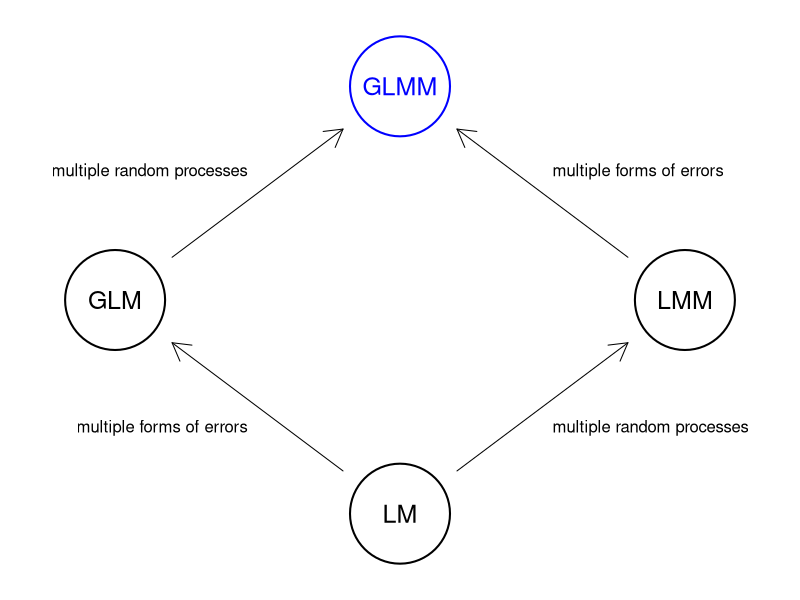
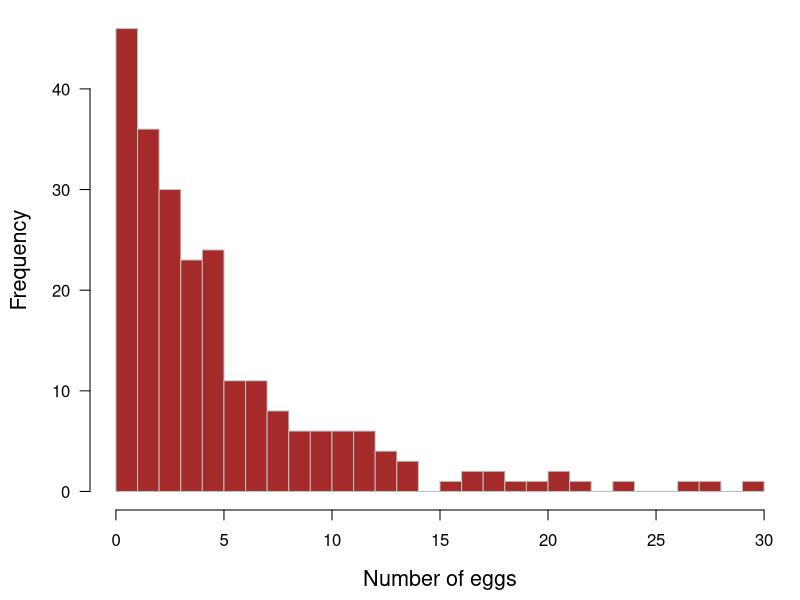
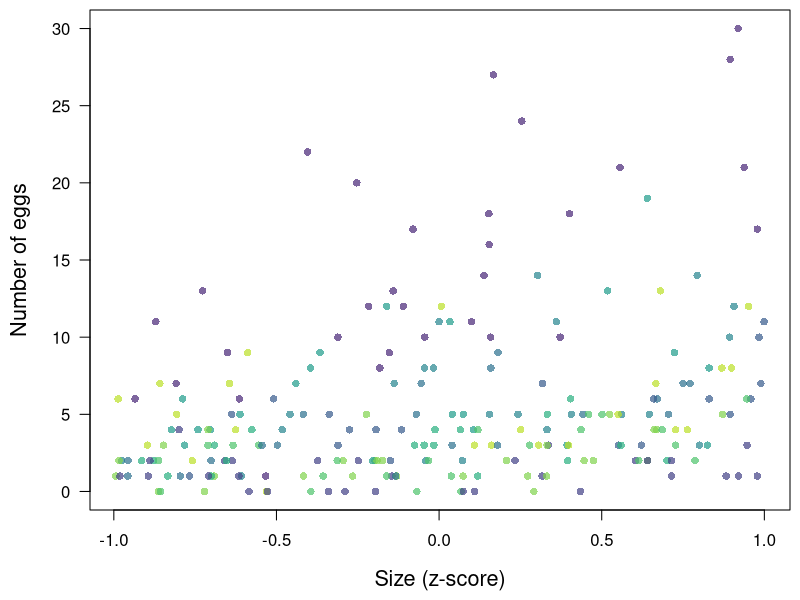
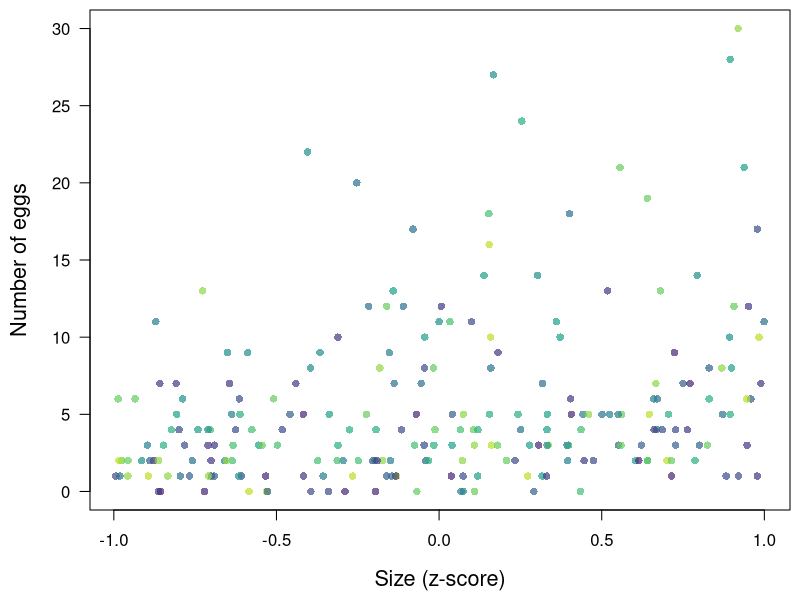

R code for these plots, in order:
## ---- chunk 1
knitr::opts_chunk$set(echo = FALSE, message = FALSE, warning = FALSE)
## ---- chunk 2
par(mai = rep(0, 4), omi = rep(0, 4), bg = NA)

## order: GLM, LM, GLMM, LMM
xx <- c(1, 2, 2, 3) * 10
yy <- c(2, 1, 3, 2) * 10

plot(c(7, 33), c(7, 33), type = "n", xlim = c(7, 33), ylim = c(7, 33),
     xaxt = "n", yaxt = "n", xlab = "", ylab = "",
     bty = "n")
symbols(xx, yy, circle = rep(2, 4), inches = 0.5, add = TRUE,
        lwd = 2, fg = c("black", "black", "blue", "black"), bg = "white")
text(xx, yy, c("GLM", "LM", "GLMM", "LMM"), cex = 1.5,
     col = c("black", "black", "blue", "black"))
## from LM to GLM
arrows(xx[2]-2, yy[2]+2, xx[1]+2, yy[1]-2, length = 0.2)
text(15, 14, "multiple forms of errors", pos = 2)
## from LM to LMM
arrows(xx[2]+2, yy[2]+2, xx[4]-2, yy[4]-2, length = 0.2)
text(25, 14, "multiple random processes", pos = 4)
## from GLM to GLMM
arrows(xx[1]+2, yy[1]+2, xx[3]-2, yy[3]-2, length = 0.2)
text(15, 26, "multiple random processes", pos = 2)
## from LMM to GLMM
arrows(xx[4]-2, yy[4]+2, xx[3]+2, yy[3]-2, length = 0.2)
text(25, 26, "multiple forms of errors", pos = 4)
## ---- chunk 3
## code adapted from Sarah Converse (2019)
set.seed(514)
## sample and group sizes
nn <- 234
n_loc <- 10
n_yrs <- 13
## grand mean
mu <- 1
## slope
beta <- 0.5
## random effects
re_loc <- rnorm(n_loc, 0, 0.5)
re_year <- rnorm(n_yrs, 0, 0.25)
## covariates
loc <- sample(seq(n_loc), nn, replace = TRUE)
year <- sample(seq(n_yrs), nn, replace = TRUE)
size <- runif(nn, -1, 1)

## mean number of eggs 
mean <- exp(mu + re_loc[loc] + re_year[year] + beta * size)
## number of eggs
eggs <- rpois(nn, mean)
## data frame
df_eggs <- data.frame(cbind(eggs, size, loc, year))

## plot area
par(mai = c(0.9, 0.9, 0.1, 0.1),
    omi = c(0, 0, 0, 0), bg = NA,
    cex.main = 1.3, cex.lab = 1.3)
## histogram of eggs
hist(eggs, breaks = seq(0, max(eggs)), las = 1, col = "brown", border = "gray",
     main = "", xlab = "Number of eggs")
## ---- chunk 4
clrs <- viridis::viridis(n = n_loc, alpha = 0.7, 
                         begin = 0.1, end = 0.9)

par(mai = c(0.9, 0.9, 0.1, 0.1),
    omi = c(0, 0, 0, 0), bg = NA,
    cex.main = 1.3, cex.lab = 1.3)

plot(size, eggs, data = df_eggs,
     las = 1, pch = 16, col = clrs[loc],
     xlab = "Size (z-score)",
     ylab = "Number of eggs")
## ---- chunk 5
clrs <- viridis::viridis(n = n_yrs, alpha = 0.7, 
                         begin = 0.1, end = 0.9)

par(mai = c(0.9, 0.9, 0.1, 0.1),
    omi = c(0, 0, 0, 0), bg = NA,
    cex.main = 1.3, cex.lab = 1.3)

plot(size, eggs, data = df_eggs,
     las = 1, pch = 16, col = clrs[year],
     xlab = "Size (z-score)",
     ylab = "Number of eggs")
## ---- chunk 6
## fit model via penalized quasi-likelihood
fit_pql <- MASS::glmmPQL(eggs ~ size, random = ~ 1|loc,  
                         family = poisson,
                         data = df_eggs)
## ---- chunk 7
## load {lme4}
library(lme4)

## set control parameters for model fitting
cntrl <- glmerControl(optimizer = "bobyqa", tol = 1e-4, optCtrl = list(maxfun = 100000))

## fit model via Laplace approximation
fit_lap <- glmer(eggs ~ size + (1|loc), 
                 family = poisson,
                 data = df_eggs,
                 control = cntrl)
## ---- chunk 8
## fit model via Gauss-Hermite quadrature
fit_ghq <- glmer(eggs ~ size + (1|loc),
                 family = poisson, 
                 data = df_eggs, 
                 nAGQ = 40,
                 control = cntrl)
## ---- chunk 9
tbl_smry <- rbind(cbind(summary(fit_pql)$tTable[, 1:2],
                  summary(fit_lap)$coef[, 1:2],
                  summary(fit_ghq)$coef[, 1:2]),
                  c(
                      c(sqrt(as.numeric(VarCorr(fit_pql)[1,2])), NA),
                      c(sqrt(VarCorr(fit_lap)$loc[1,1]), NA),
                      c(sqrt(VarCorr(fit_ghq)$loc[1,1]), NA)
                      )
                  )

rownames(tbl_smry) <- c("intercept", "body size", "sigma_loc")
colnames(tbl_smry) <- c("PQL", "SE", "Laplace", "SE", "GHQ", "SE")
round(tbl_smry, 3)
## ---- chunk 10
## fit GLMM with location & year
fit_2_lap <- glmer(eggs ~ size + (1|loc) + (1|year),
                   family = poisson,
                   data = df_eggs)
## ---- chunk 11
tbl_smry <- 

tbl_smry <- rbind(summary(fit_2_lap)$coefficients[, 1:2],
                  "location SD" = c(sqrt(VarCorr(fit_2_lap)$loc[1,1]), NA),
                  "year SD" = c(sqrt(VarCorr(fit_2_lap)$year[1,1]), NA))

rownames(tbl_smry) <- c("intercept", "body size", "sigma_loc", "sigma_year")
colnames(tbl_smry) <- c("Laplace", "SE")

round(tbl_smry, 3)
